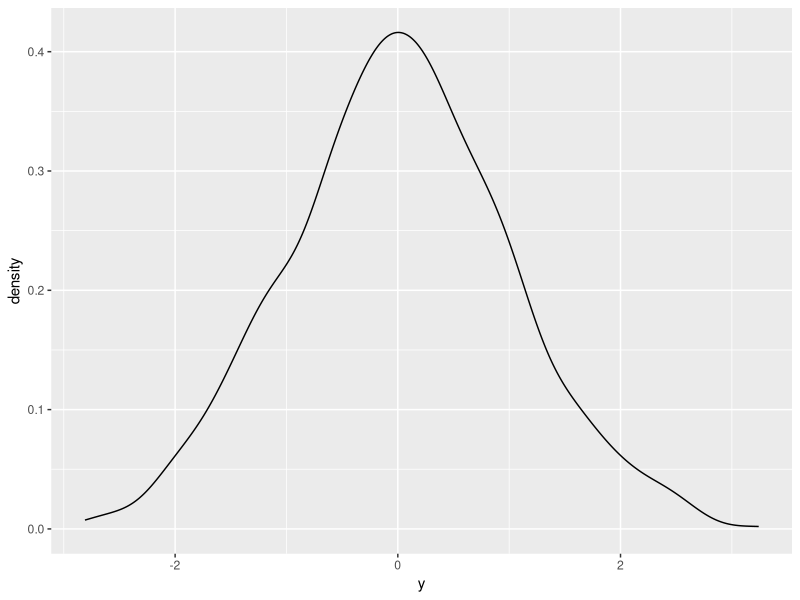
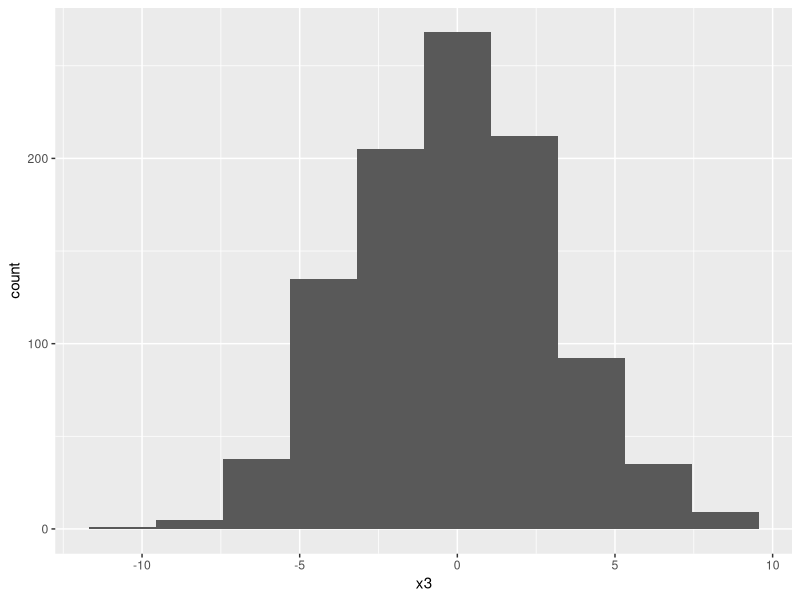

The R source for these figures, in order:
### Statistics and Predictive Analytics

# Tutorial topic:  ggplot2 

# Load packages
library(dplyr)
library(ggplot2)

# Get cheat sheets for both dplyr and ggplot2 at Rstudio:  
# https://www.rstudio.com/resources/cheatsheets/ 

# Let's make up some meaningless data for illustration purposes.
set.seed(123)
df <- data.frame(y = rnorm(1000, mean = 0, sd = 1), 
                 x1 = rpois(n = 1000, lambda = 5), # poisson distribution
                 x2 = sample(LETTERS[1:10], size = 1000, replace = T), # categorical
                 x3 = rnorm(n = 1000, mean = rnorm(1000, mean = 0, sd = 1), sd = 3)) # normal

head(df)


# ggplot syntax:
# 1. base layer:  ggplot(data, aes(x, y)) +
# 2. geom layer: geom_point()
# 3. summary layer: stat_smooth()
# 4. label layer:  labs()

# EXERCISE:  Make a scatter plot of the relationship between x3 and y.
# Add a summary regression line and title.

# some other plots: density, histogram

ggplot(df, aes(y)) +
  geom_density()

ggplot(df, aes(x3)) +
  geom_histogram(bins=10)


# EXERCISE: Make a boxplot of the relationship between x2 and y.

# EXERCISE: Facet the scatter plot you made above by the 
# groups in x2.

